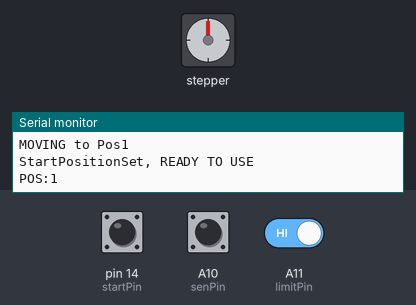
The sketch below on a simulated Arduino Mega 2560, built with avr-gcc and run on an emulated ATmega2560. Parts: stepper motor, the last lines printed to the serial monitor. The inputs (shaded band) are chosen by the test bench; at power-on: pin 14 (startPin) HIGH, A10 (senPin) HIGH, A11 (limitPin) HIGH. Stepper angles assume 400 steps per turn.

Above: at 10.2 s.
10.3 s: pin 14 (startPin) pulled LOW for 0.15 s
At 10.92 s:
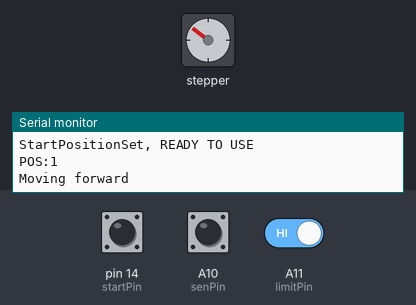
At 11.52 s:
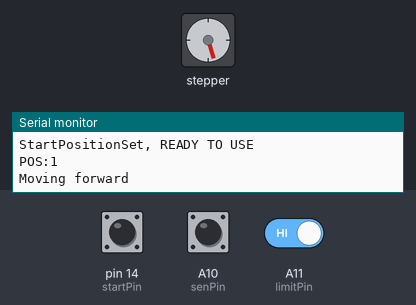
13.3 s: A10 (senPin) pulled LOW for 3.2 s
At 14.23 s:
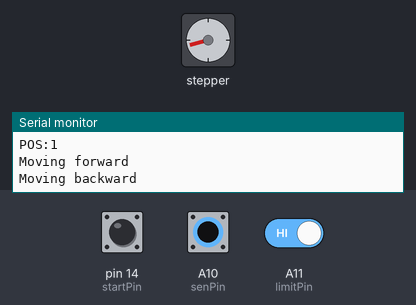
21.0 s: pin 14 (startPin) pulled LOW for 1 s
Timing chart, 0 to 58.4 s (numbered marks = the images above; inputs shaded):
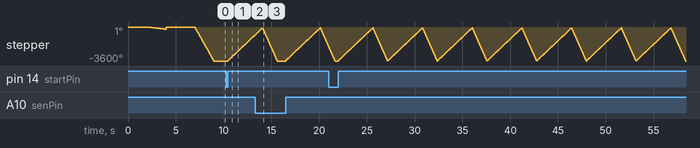

The sketch:

Auto_Stacker-BasicPGM.ino
```cpp
#include<MobaTools.h>
const byte stepPin = 18;
const byte dirPin = 17; //

#define limitPin A11
const byte senPin = A10; //

#define startPin 14    //

const int stepsperRev = 400;


long  nextPos;
const long targetPos = 3900;   //

int count = 0;
int limit_count = 0;

bool limswitch = 0;

int hOme = 0;
int pos = 0;
int sTart = 0;
int cloth = 0;


int cloth_count = 0;

MoToStepper stepper1(stepsperRev, STEPDIR);
MoToTimer stepperPause;

bool stepperRunning;
bool movingForward;
bool clothDetected;


void setup() {
  Serial.begin(9600);
  stepper1.attach(stepPin, dirPin);
  stepper1.setRampLen(50);

  stepperRunning = false;
  movingForward = true;
  clothDetected = false;


  pinMode(limitPin, INPUT_PULLUP);
  pinMode(startPin, INPUT_PULLUP);
  pinMode(senPin, INPUT_PULLUP);
  homing();
  set_pos();

}

void loop() {


  while (digitalRead(startPin) == LOW)
  {
    sTart = 1;
  }


  if ((hOme == 2) && (limit_count > 1) && (count == 0) && (pos = 1) && (sTart == 1))
  {
    int sen = digitalRead(senPin);
    bool sensorFound = false;

    if (sen == 0 || sen == 1)
    {
      sensorFound = true;
    }

    if (sen == 1) {
      clothDetected = false;
      motor();
      Serial.print("CLOTHCOUNT:"); Serial.println(cloth_count);

    }
  }

}

void homing() {
  stepper1.setSpeed(3500);
  while (digitalRead(limitPin) != HIGH && limit_count == 0) {
    stepper1.rotate(1);
    Serial.print(limswitch);
    Serial.println("Finding END");
  }

  if (digitalRead(limitPin) == HIGH && limit_count == 0) {
    stepper1.stop();
    Serial.println("END POSITION");
    limit_count += 1;
    limswitch = HIGH;
    hOme = 1;
  }
  stepper1.setZero();
  delay(2000);
  stepper1.setSpeed(200); stepper1.moveTo(-400);
  limswitch = LOW;
  delay(2000);
  while (digitalRead(limitPin) != HIGH && limit_count == 1) {
    stepper1.rotate(1);
    Serial.print(limswitch);
    Serial.println("Finding END2");
  }
  if (digitalRead(limitPin) == HIGH && limit_count == 1) {
    stepper1.stop();
    Serial.println("END POSITION2");
    limit_count += 1;
    limswitch = HIGH;
    hOme = 2;
  }
  Serial.print("limit_count:"); Serial.println(limit_count);
  Serial.print("limswitch:"); Serial.println(limswitch);
  Serial.print("hOme:"); Serial.println(hOme);
  Serial.print("POS:"); Serial.println(pos);
  stepper1.setZero();
  delay(2000);
}

void set_pos() {

  while (hOme == 2 && limit_count > 1 && limswitch == HIGH && pos == 0) {

    delay(1000);
    stepper1.setSpeed(3000);
    stepper1.moveTo(-4000);

    while (stepper1.moving()) {
      Serial.println("MOVING to Pos1");
    }

    pos = 1;
    Serial.println("StartPositionSet, READY TO USE");
  }
  Serial.print("POS:"); Serial.println(pos);
}

void motor() {

  if (!stepperRunning && !clothDetected)
  {
    // Set the flag to true when subject is  detected
    clothDetected = true;

    // Move forward
    stepper1.setSpeed(1600);
    stepper1.move(targetPos);
    Serial.println("Moving forward");
    cloth_count++;
    stepperRunning = true;

    while (stepper1.moving())
    {
      delay(10); // Wait until the forward movement is complete
    }

    // Move backward
    stepper1.setSpeed(3800);
    stepper1.move(-targetPos);
    Serial.println("Moving backward");

    while (stepper1.moving())
    {
      delay(10); // Wait until the backward movement is complete
    }

    stepperRunning = false; // Reset the flag when the complete oscillation is done
  }
}
```

Measured:
- after the input at 10.3 s, stepper: keeps turning clockwise at about 973°/s, starting after 0.16 s
